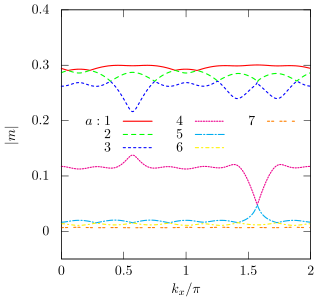

Reproduce this figure in gnuplot.
unset multiplot
reset
eval setdef('tex','0')

output='uhlmann-hof-amp'
if (tex == 1) {
  set lmargin at screen 0
  set rmargin at screen 1
  set bmargin at screen 0
  set tmargin at screen 1
  set term lua tikz standalone createstyle size 2.5in,2.5in  #fontscale 0.6
  set output output.'.tex'
}

fn='uhlmann'
dat=fn.'.dat'
par=fn.'.par'
load par

###
# do stuff
#set multiplot
#set origin 0,0
#set size 1,1

set xlabel '$k_x/\pi$'
set ylabel '$|m|$'
set ytics

set xrange [0:2]
set yrange [-0.05:]
set ytics 0,0.1

lev_from=1
lev_to=7
lev_split=4

### plot the rescaled magnitude
set key horizontal opaque center right spacing 1.5 maxrows 2 samplen 3
p for [i=lev_from:lev_to] dat u ($2/pi):((column(2*i+3))) w l lc i lw 2 tit (i == 1 ? sprintf('$a: %d$',i) : sprintf('%d',i))

#set logscale y
#set ytics 0, 100
#set mytics 10
#p for [i=lev_from:lev_to] dat u ($2/pi):((column(2*i+3))) w l notit

#unset xlabel
#unset ylabel
#set xtics 1
##set ytics 0.1
###set yrange [-0.1:]
#set origin 0.05,0.2
#set size 0.4,0.4
#p for [i=lev_from:lev_split] dat u ($2/pi):((column(2*i+3))) w l lc i notit
#
#set origin 0.5,0.2
#set size 0.4,0.4
#p for [i=lev_split+1:lev_to] dat u ($2/pi):((column(2*i+3))) w l lc i notit

#p for [i=lev_from:lev_to] dat u ($2/pi):(column(2*i+3)) w l notit
#
#unset multiplot

#
###

if (tex == 1){
  unset output
  set term qt
  build = buildtex(output)
  print '"eval build" to build and preview'
} else {
  #print "press enter to continue"
  #pause -1
}
